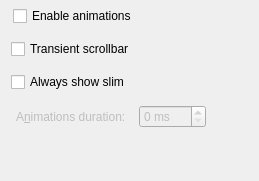
     <widget class="QWidget" name="Animations">
      <attribute name="title">
       <string>Animations</string>
      </attribute>
      <layout class="QGridLayout" name="gridLayout_5">
       <property name="leftMargin">
        <number>11</number>
       </property>
       <property name="topMargin">
        <number>6</number>
       </property>
       <property name="rightMargin">
        <number>13</number>
       </property>
       <property name="bottomMargin">
        <number>13</number>
       </property>
       <property name="spacing">
        <number>13</number>
       </property>
       <item row="2" column="0">
        <widget class="QCheckBox" name="_scrollBarTransient">
         <property name="text">
          <string>Transient scrollbar</string>
         </property>
        </widget>
       </item>
       <item row="1" column="0">
        <layout class="QVBoxLayout" name="verticalLayout_8">
         <property name="leftMargin">
          <number>2</number>
         </property>
         <item>
          <widget class="QCheckBox" name="_animationsEnabled">
           <property name="text">
            <string>Enable animations</string>
           </property>
          </widget>
         </item>
        </layout>
       </item>
       <item row="5" column="0">
        <spacer name="verticalSpacer_5">
         <property name="orientation">
          <enum>Qt::Orientation::Vertical</enum>
         </property>
         <property name="sizeHint" stdset="0">
          <size>
           <width>20</width>
           <height>40</height>
          </size>
         </property>
        </spacer>
       </item>
       <item row="4" column="0">
        <layout class="QHBoxLayout" name="horizontalLayout_15">
         <item>
          <widget class="QLabel" name="_animationsDurationLabel">
           <property name="enabled">
            <bool>false</bool>
           </property>
           <property name="text">
            <string>A&amp;nimations duration:</string>
           </property>
           <property name="alignment">
            <set>Qt::AlignmentFlag::AlignLeading|Qt::AlignmentFlag::AlignLeft|Qt::AlignmentFlag::AlignVCenter</set>
           </property>
           <property name="indent">
            <number>5</number>
           </property>
           <property name="buddy">
            <cstring>_animationsDuration</cstring>
           </property>
          </widget>
         </item>
         <item>
          <widget class="QSpinBox" name="_animationsDuration">
           <property name="enabled">
            <bool>false</bool>
           </property>
           <property name="sizePolicy">
            <sizepolicy hsizetype="Preferred" vsizetype="Fixed">
             <horstretch>0</horstretch>
             <verstretch>0</verstretch>
            </sizepolicy>
           </property>
           <property name="suffix">
            <string notr="true"> ms</string>
           </property>
           <property name="maximum">
            <number>500</number>
           </property>
          </widget>
         </item>
         <item>
          <spacer name="horizontalSpacer_4">
           <property name="orientation">
            <enum>Qt::Orientation::Horizontal</enum>
           </property>
           <property name="sizeHint" stdset="0">
            <size>
             <width>40</width>
             <height>20</height>
            </size>
           </property>
          </spacer>
         </item>
        </layout>
       </item>
       <item row="3" column="0">
        <widget class="QCheckBox" name="_scrollBarTransientAlwaysShowSlim">
         <property name="text">
          <string>Always show slim</string>
         </property>
        </widget>
       </item>
      </layout>
     </widget>
